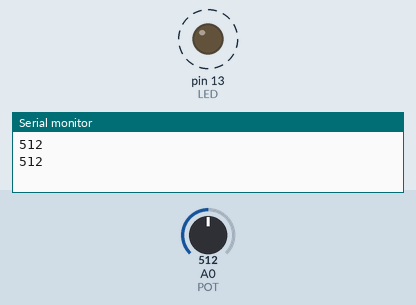
This sketch was run on a simulated Arduino Uno, built with avr-gcc and run on an emulated ATmega328P. On the bench: output pins drawn as LEDs (lit = HIGH), the last lines printed to the serial monitor. Dashed ring = blinking. The test bench sets the inputs (shaded band); at power-on: A0 (POT) = 512.

Above: at 1.8 s.
1.9 s: A0 (POT) set to 306
At 2.2 s:
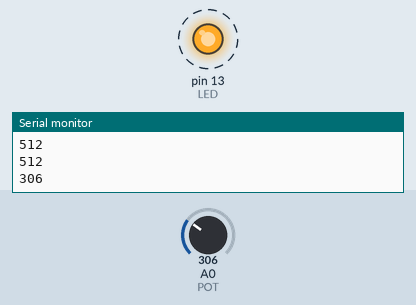
5.4 s: A0 (POT) set to 122
At 5.56 s:
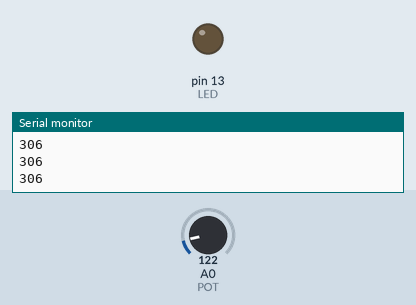
Timing chart, 0 to 14.9 s (numbered marks = the images above; inputs shaded):
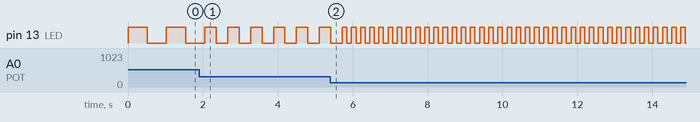

The sketch:

potentiometer.ino
```cpp
#define LED 13 //Set pin numbers for LED and Potentiometer
#define POT A0

void setup() {
  pinMode(LED, OUTPUT); //Setup pins
  pinMode(POT, INPUT);
  Serial.begin(9600);
}

void loop() {
  int potValue = analogRead(POT); //Read potentiometer value
  Serial.println(potValue);
  digitalWrite(LED, HIGH); //Blink LED at speed based on potentiometer value
  delay(potValue);
  digitalWrite(LED, LOW);
  delay(potValue);
}
```

Measured:
- after the input at 1.9 s, pin 13 (LED): alternates HIGH for 0.31 s and LOW for 0.31 s, starting after 0.46 s
- by itself, pin 13 (LED): alternates HIGH for 0.51 s and LOW for 0.51 s
